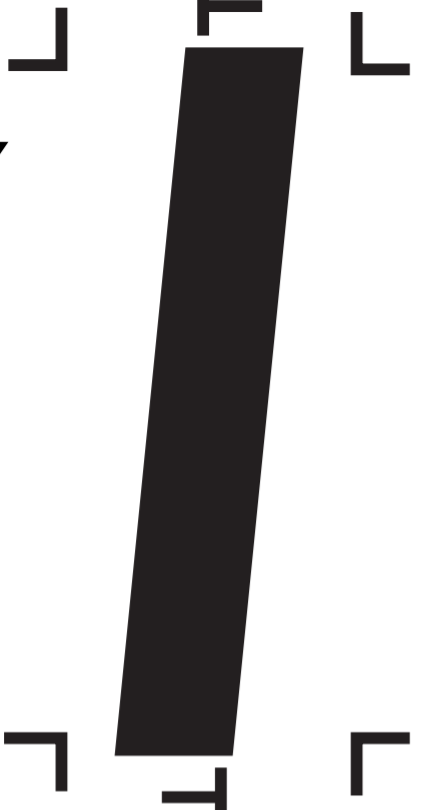
#> input picture target2.PNG, 424 x 810 px, found by its file name
$ python object_detect.py
#> lines starting #> are read from the running program, lines starting #| are printed output that depends on the picture
# -*- coding: utf-8 -*-
"""
Created on Tue Jun 20 14:27:25 2017

@author: Gus
"""

import cv2
import numpy as np

img1 =  cv2.imread("C:/Users/Gus/Documents/GitHub/testing_code/target2.PNG")
#> img1 is the input picture: shape (810, 424, 3); mean B, G, R 195.8, 195.6, 196.6
img1 = cv2.cvtColor(img1, cv2.COLOR_BGR2GRAY)
#> img1: shape (810, 424)
print(img1.shape)
#| (810, 424)

img2 = cv2.imread("C:/Users/Gus/Documents/GitHub/testing_code/vid_image0.jpg")
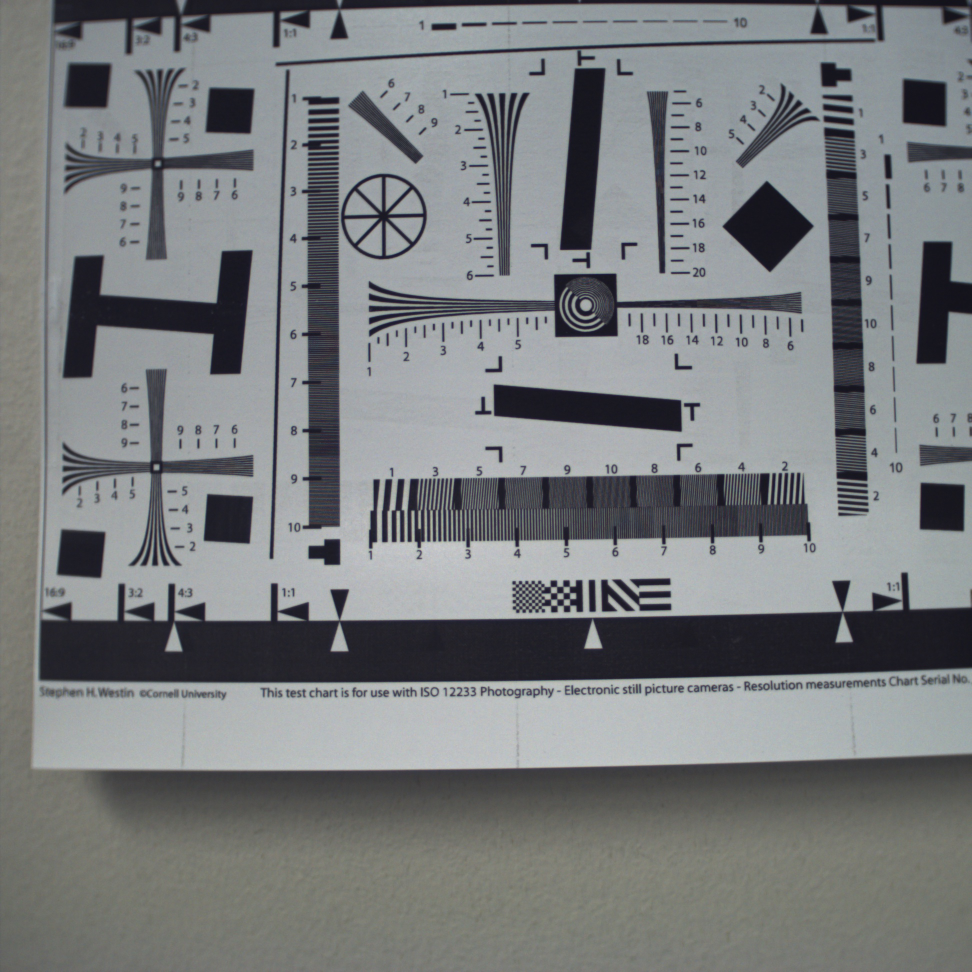
#> input picture vid_image0.jpg, 1944 x 1944 px, found by its file name (shown at 1/2 size)
#> img2 is the input picture: shape (1944, 1944, 3); mean B, G, R 125.7, 124.1, 121.1
img2 = cv2.cvtColor(img2, cv2.COLOR_BGR2GRAY)
#> img2: shape (1944, 1944)
print(img2.shape)
#| (1944, 1944)

""" matchTemplate method """

# All the 6 methods for comparison in a list
methods = ['cv2.TM_CCOEFF', 'cv2.TM_CCOEFF_NORMED', 'cv2.TM_CCORR',
            'cv2.TM_CCORR_NORMED', 'cv2.TM_SQDIFF', 'cv2.TM_SQDIFF_NORMED']
methods = ['cv2.TM_CCORR_NORMED']

scales = [0.2, 0.5, 1, 1.5, 2]
# scales = [0.5]

best_max = 0

for scale in scales:
    resiz = cv2.resize(img1, (0,0), fx = scale, fy = scale)
    # Step 2: Get the size of the template. This is the same size as the match.
    trows,tcols = resiz.shape[:2]
    for meth in methods:
        img = img2.copy()
        method = eval(meth)

        result = cv2.matchTemplate(resiz, img, method)

        min_val, max_val, min_loc, max_loc = cv2.minMaxLoc(result)

        # If the method is TM_SQDIFF or TM_SQDIFF_NORMED, take minimum
        if method in [cv2.TM_SQDIFF, cv2.TM_SQDIFF_NORMED]:
            print(meth, " ", min_val)
            MPx,MPy = min_loc
        else:
            print(meth, " ", max_val)
            MPx,MPy = max_loc

        # Step 3: Draw the rectangle on large_image
        cv2.rectangle(img2, (MPx,MPy),(MPx+tcols,MPy+trows),(0,0,255),2)
        cv2.putText(img2, meth, (MPx,MPy+trows), cv2.FONT_HERSHEY_SIMPLEX, 1, (255,255,255))
#> this loop made 5 passes
#> pass 1, `resiz = cv2.resize(img1, (0,0), fx = scale, fy = scale)`:
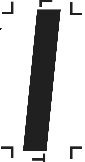
#> resiz: shape (162, 85); min 0, max 255, mean 196
#> after the loop:
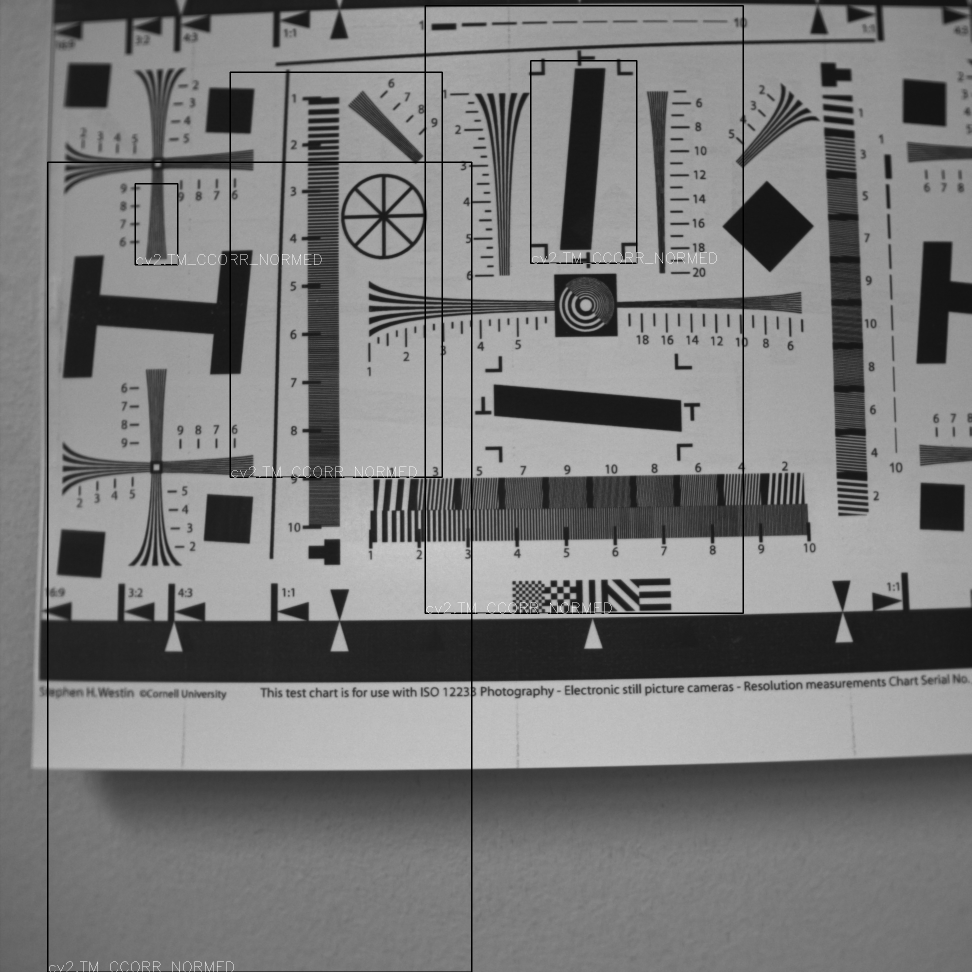
#> img2: shape (1944, 1944) (shown at 1/2 size); min 0, max 255, mean 122.2
#> after the loop:
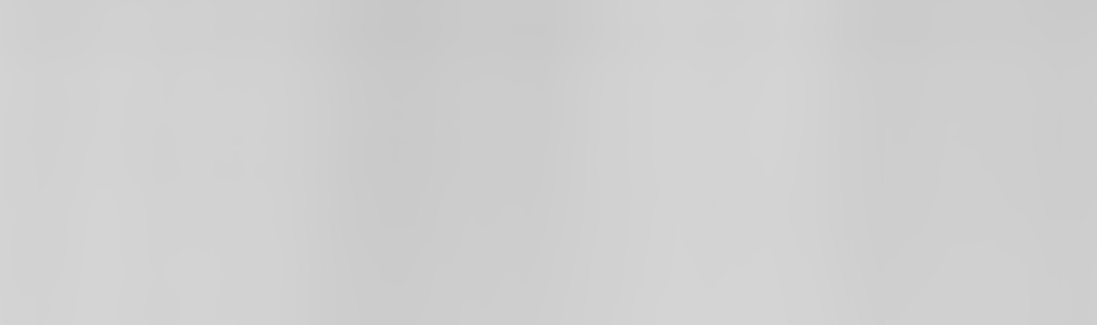
#> result: shape (325, 1097) float32; min 0.782, max 0.834, mean 0.815

small= cv2.resize(img2, (0,0), fx = 0.5, fy = 0.5)
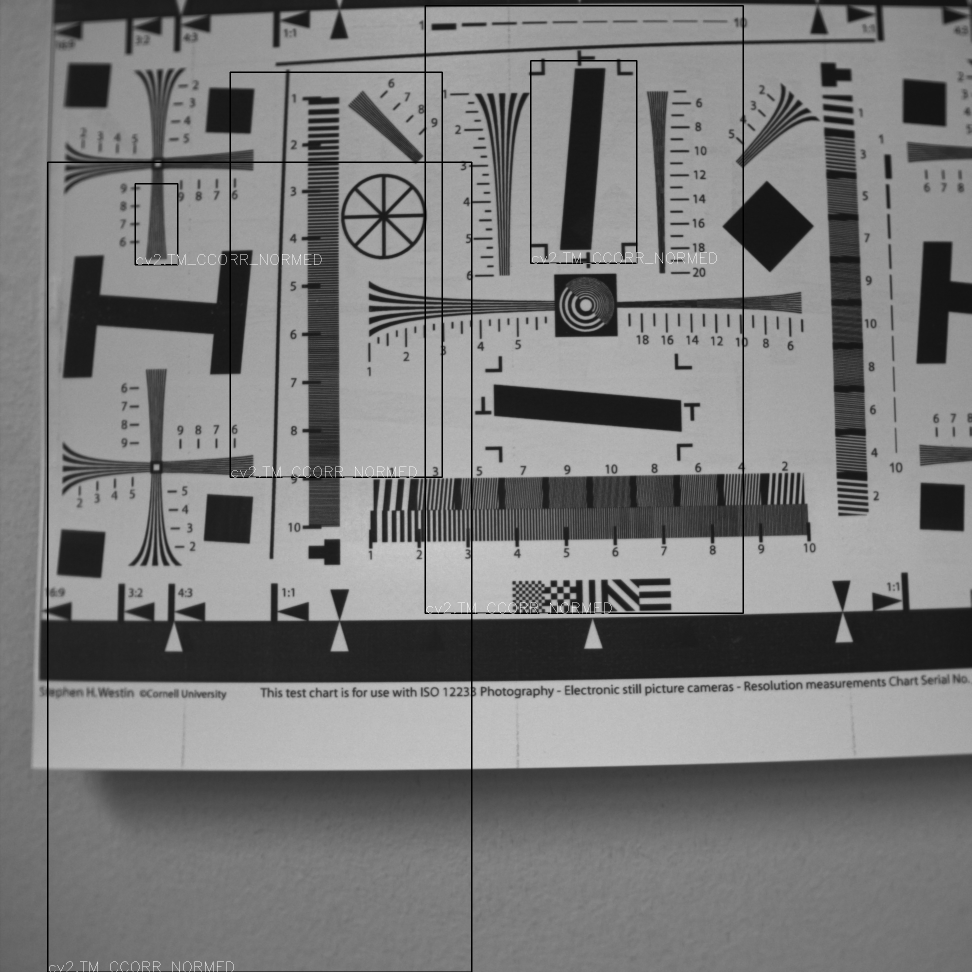
#> small: shape (972, 972); min 0, max 255, mean 122.4

cv2.imshow("Matches", small)


""" This brute force method did not work well. """
#orb = cv2.ORB_create()
#
#kp1, des1 = orb.detectAndCompute(img1,None)
#kp2, des2 = orb.detectAndCompute(img2,None)
#
#bf = cv2.BFMatcher(cv2.NORM_HAMMING2,crossCheck=True)
#
## Match descriptors.
#matches = bf.match(des1,des2)
#
## Sort them in the order of their distance.
#matches = sorted(matches, key = lambda x:x.distance)
#
## Draw first 10 matches.
#img3 = cv2.drawMatches(img1,kp1,img2,kp2,matches[:10], None, flags=2)
#
#small= cv2.resize(img3, (0,0), fx = 0.5, fy = 0.5)
#
#cv2.imshow("Matches", small)

""" FLANN Algorithm """
#orb = cv2.ORB_create()
#
#kp1, des1 = orb.detectAndCompute(img1,None)
#kp2, des2 = orb.detectAndCompute(img2,None)
#
## FLANN parameters
#FLANN_INDEX_KDTREE = 0
#index_params = dict(algorithm = FLANN_INDEX_KDTREE, trees = 5)
#search_params = dict(checks=50)   # or pass empty dictionary
#
#flann = cv2.FlannBasedMatcher(index_params,search_params)
#
#matches = flann.knnMatch(des1,des2,k=2)
#
## Need to draw only good matches, so create a mask
#matchesMask = [[0,0] for i in range(len(matches))]
#
## ratio test as per Lowe's paper
#for i,(m,n) in enumerate(matches):
#    if m.distance < 0.7*n.distance:
#        matchesMask[i]=[1,0]
#
#draw_params = dict(matchColor = (0,255,0),
#                   singlePointColor = (255,0,0),
#                   matchesMask = matchesMask,
#                   flags = 0)
#
#img3 = cv2.drawMatchesKnn(img1,kp1,img2,kp2,matches,None,**draw_params)
#
#small= cv2.resize(img3, (0,0), fx = 0.5, fy = 0.5)
#
#cv2.imshow("Matches", small)
